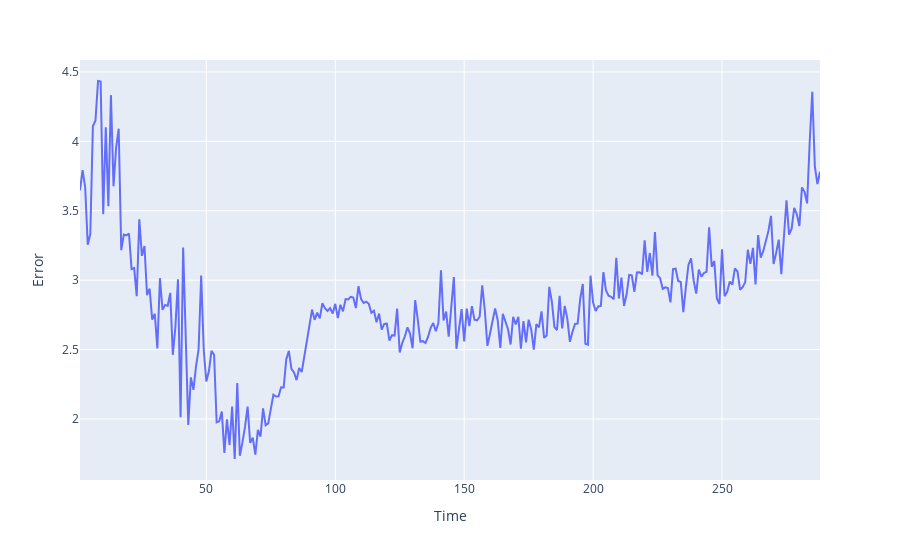

Notebook code for this chart:
### Code cell
time_series = torch.mean(predicted,0)

fig = px.line(x=list(range(1,289)), y=time_series)
fig.update_layout(
    xaxis_title="Time", yaxis_title="Error"
)
fig.show()

### Figure 1 — Plotly figure (JSON) as saved in the notebook; plotly's stock layout.template omitted (floating-point values rounded to 4 significant figures; data arrays with more than 128 entries replaced by an {"elided": "..."} marker saying what was removed)
{"data": [{"hovertemplate": "x=%{x}<br>y=%{y}<extra></extra>", "legendgroup": "", "line": {"color": "#636efa", "dash": "solid"}, "marker": {"symbol": "circle"}, "mode": "lines", "name": "", "orientation": "v", "showlegend": false, "type": "scatter", "x": {"elided": "288 int values"}, "xaxis": "x", "y": {"elided": "288 float values"}, "yaxis": "y"}], "layout": {"legend": {"tracegroupgap": 0}, "margin": {"t": 60}, "xaxis": {"anchor": "y", "domain": [0, 1], "title": {"text": "Time"}}, "yaxis": {"anchor": "x", "domain": [0, 1], "title": {"text": "Error"}}}}
